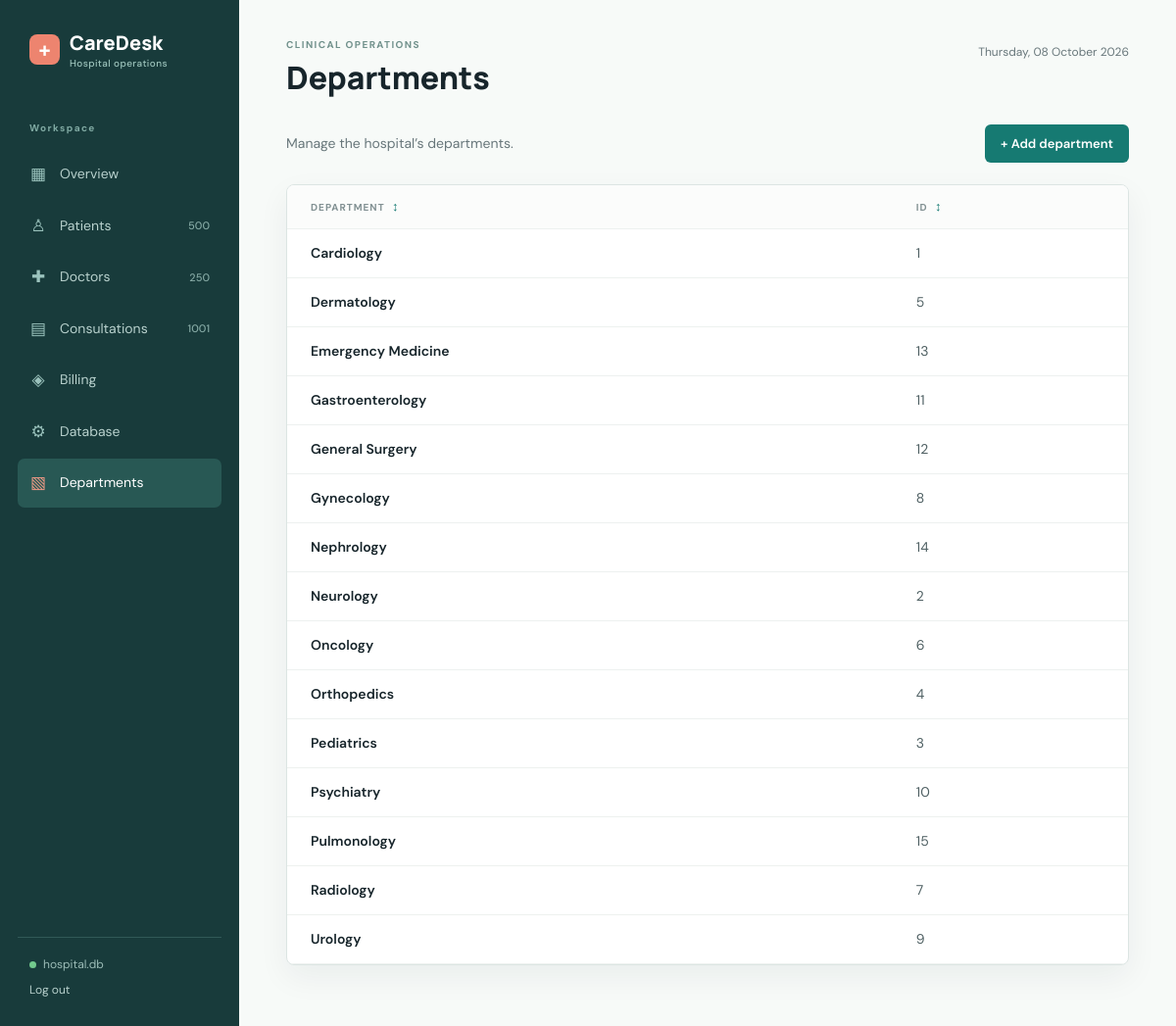
Page /departments (signed in) on the earlier database version.
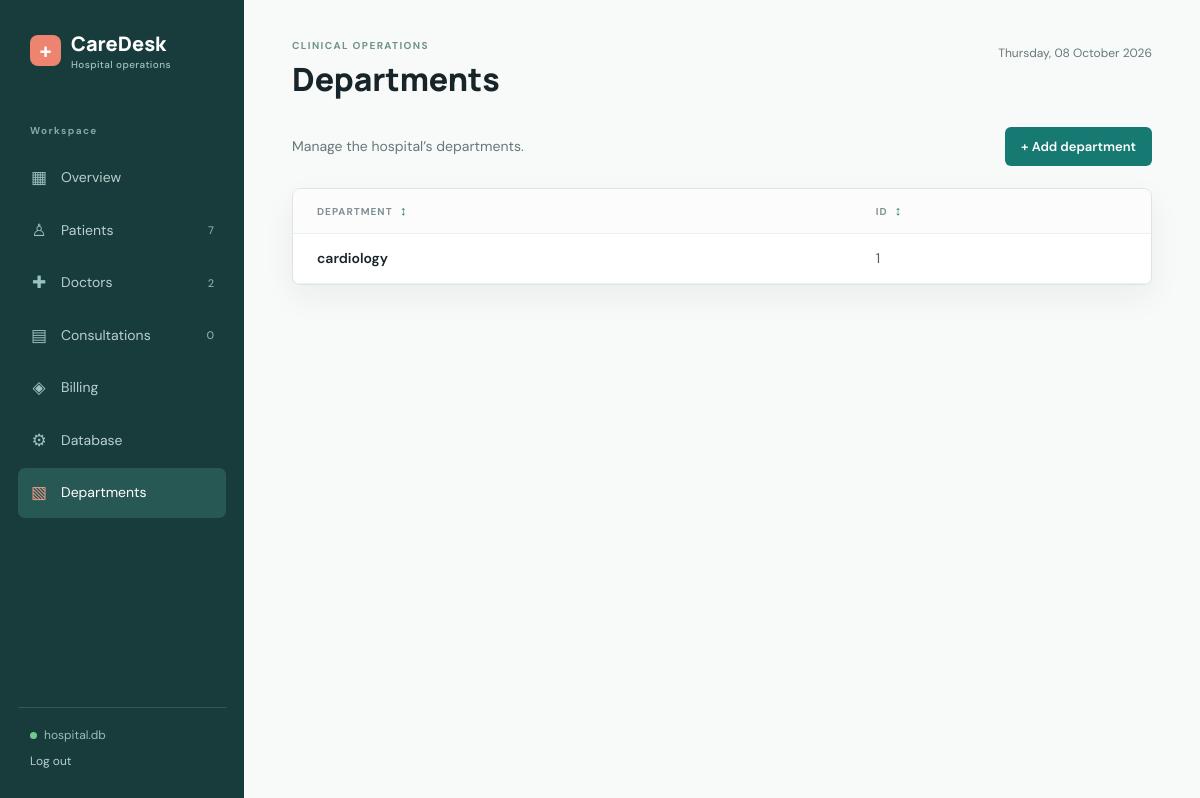
Same page on the later database version.
### tables this page shows
CREATE TABLE "Department" (
    "ID"    INTEGER PRIMARY KEY AUTOINCREMENT,
    "Name"  TEXT NOT NULL UNIQUE
);

### app.py (the view)
@app.route("/departments")
def departments():
    records = fetch_all('SELECT "ID", "Name" FROM "Department" ORDER BY "Name"')
    return render_template("departments.html", records=records)

### app.py (called while the page is built, shortened)
@app.before_request
def require_login():
    public_endpoints = {"login", "static"}
    if request.endpoint not in public_endpoints and not session.get("logged_in"):
        return redirect(url_for("login"))

def get_db():
    if "db" not in g:
        g.db = sqlite3.connect(app.config["DATABASE"])
        g.db.row_factory = sqlite3.Row
        g.db.execute("PRAGMA foreign_keys = ON")
    return g.db

def fetch_all(query, parameters=()):
    return get_db().execute(query, parameters).fetchall()

def fetch_one(query, parameters=()):
    return get_db().execute(query, parameters).fetchone()

@app.context_processor
def inject_navigation_counts():
    return {
        "now": datetime.now,
        "database_name": Path(app.config["DATABASE"]).name,
        "nav_counts": {
            "patients": fetch_one('SELECT COUNT(*) AS count FROM "Patient"')["count"],
            "doctors": fetch_one('SELECT COUNT(*) AS count FROM "Doctor"')["count"],
            "consultations": fetch_one('SELECT COUNT(*) AS count FROM "Consultation"')["count"],
        }
    }

### templates/departments.html (shortened to what this page needs)
{% extends 'base.html' %}
{% block heading %}Departments{% endblock %}
{% block content %}
<div class="page-actions">
  <p class="page-intro">Manage the hospital’s departments.</p>
  <a class="button" href="{{ url_for('new_department') }}">+ Add department</a>
</div>
<section class="panel">
  <div class="table-wrap">
    <table class="sortable-table">
      <thead>
        <tr>
          <th data-sort-col="0">Department <button class="sort-button" type="button">↕</button></th>
          <th data-sort-col="1">ID <button class="sort-button" type="button">↕</button></th>
        </tr>
      </thead>
      <tbody>
        {% for r in records %}
        <tr>
          <td><strong>{{ r.Name }}</strong></td>
          <td>{{ r.ID }}</td>
        </tr>
        {% else %}
        <tr>
          <td colspan="2" class="empty">No departments have been added yet.</td>
        </tr>
        {% endfor %}
      </tbody>
    </table>
  </div>
</section>
{% endblock %}

Differences in the rows shown:
removed Department: Name "Dermatology", ID "5"
removed Department: Name "Emergency Medicine", ID "13"
removed Department: Name "Gastroenterology", ID "11"
removed Department: Name "General Surgery", ID "12"
removed Department: Name "Gynecology", ID "8"
removed Department: Name "Nephrology", ID "14"
removed Department: Name "Neurology", ID "2"
removed Department: Name "Oncology", ID "6"
removed Department: Name "Orthopedics", ID "4"
removed Department: Name "Pediatrics", ID "3"
removed Department: Name "Psychiatry", ID "10"
removed Department: Name "Pulmonology", ID "15"
removed Department: Name "Radiology", ID "7"
removed Department: Name "Urology", ID "9"
changed Department id 1: Name "Cardiology" → "cardiology"
Other differences:
{{ nav_counts.patients }}: "500" → "7"
{{ nav_counts.doctors }}: "250" → "2"
{{ nav_counts.consultations }}: "1001" → "0"
